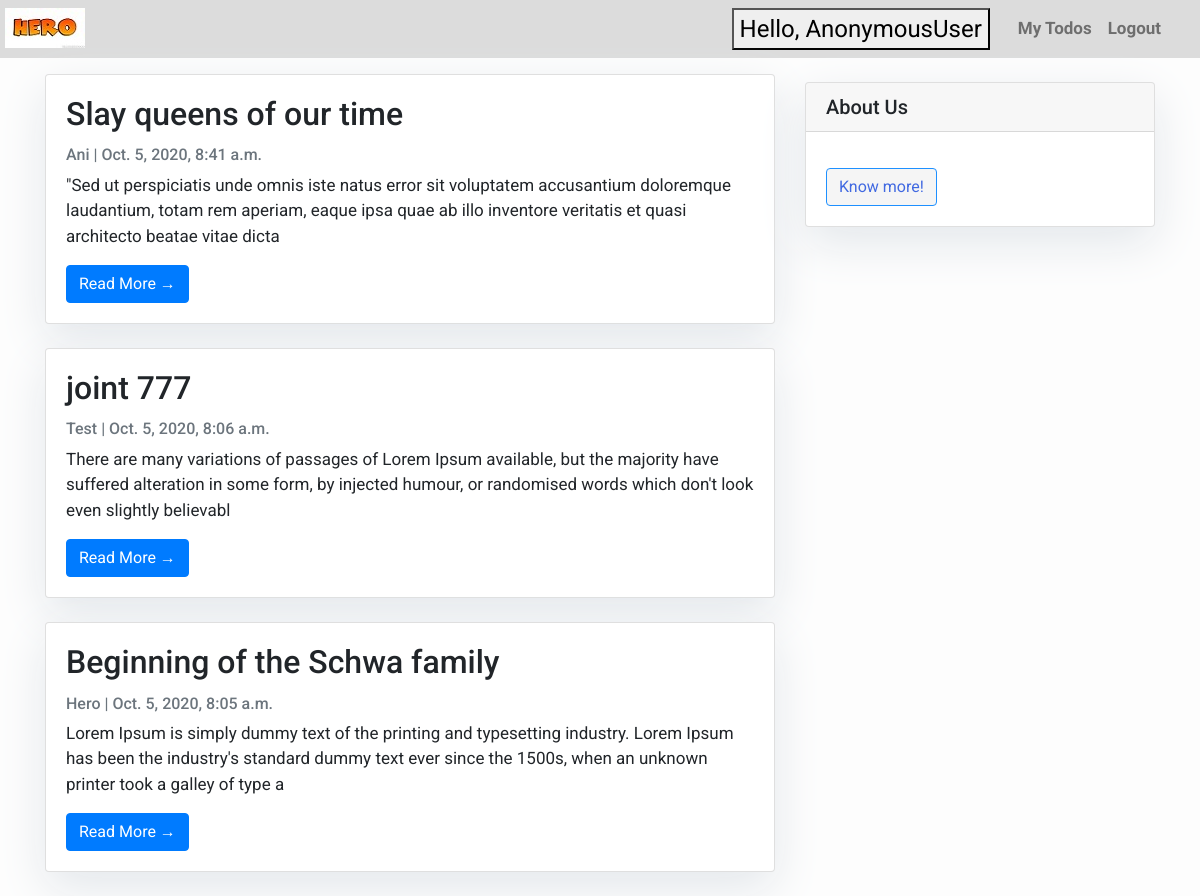
Page /news/ on the committed database.
### MyApp/models.py (models this page shows, shortened)
class Post(models.Model):
    title = models.CharField(max_length=200, unique=True)
    slug = models.SlugField(max_length=200, unique=True)
    author = models.ForeignKey(User, on_delete= models.CASCADE,related_name='blog_posts')
    updated_on = models.DateTimeField(auto_now= True)
    content = models.TextField()
    created_on = models.DateTimeField(auto_now_add=True)
    status = models.IntegerField(choices=STATUS, default=0)
    class Meta:
        ordering = ['-created_on']

### MyApp/views.py (the view)
# urls.py: path('news/', views.PostList.as_view(), name='News'),
class PostList(generic.ListView):
    queryset = Post.objects.filter(status=1).order_by('-created_on')
    template_name = 'news.html'

### Template/news.html
{% extends "base2.html" %}
{% block content %}
<div class="container">
    <div class="row">
        <div class="col-md-8 mt-3 left">
            {% for post in post_list %}
            <div class="card mb-4">
                <div class="card-body">
                    <h2 class="card-title">{{ post.title }}</h2>
                    <p class="card-text text-muted h6">{{ post.author }} | {{ post.created_on}} </p>
                    <p class="card-text">{{post.content|slice:":200" }}</p>
                    <a href="{% url 'post_detail' post.slug  %}" class="btn btn-primary">Read More &rarr;</a>
                </div>
            </div>
            {% endfor %}
        </div>
        {% block sidebar %} {% include 'sidebar.html' %} {% endblock sidebar %}
    </div>
</div>
{%endblock%}

### Template/base2.html (style rules this page uses)
body { font-family: "Roboto", sans-serif; font-size: 17px; background-color: #fdfdfd; }

### Template/sidebar.html (style rules this page uses)
.card { box-shadow: 0 16px 48px #E3E7EB; }

### rows in the picture
Post: title "Slay queens of our time", author "Ani", created_on "Oct. 5, 2020, 8:41 a.m.", content "\"Sed ut perspiciatis unde omnis iste natus error sit voluptatem accusantium doloremque laudantium, totam rem aperiam, eaque ipsa quae ab illo inventore veritatis et quasi architecto beatae vitae dicta"
Post: title "joint 777", author "Test", created_on "Oct. 5, 2020, 8:06 a.m.", content "There are many variations of passages of Lorem Ipsum available, but the majority have suffered alteration in some form, by injected humour, or randomised words which don't look even slightly believabl"
Post: title "Beginning of the Schwa family", author "Hero", created_on "Oct. 5, 2020, 8:05 a.m.", content "Lorem Ipsum is simply dummy text of the printing and typesetting industry. Lorem Ipsum has been the industry's standard dummy text ever since the 1500s, when an unknown printer took a galley of type a"

### other values in the picture
{{ request.user }} "AnonymousUser"
